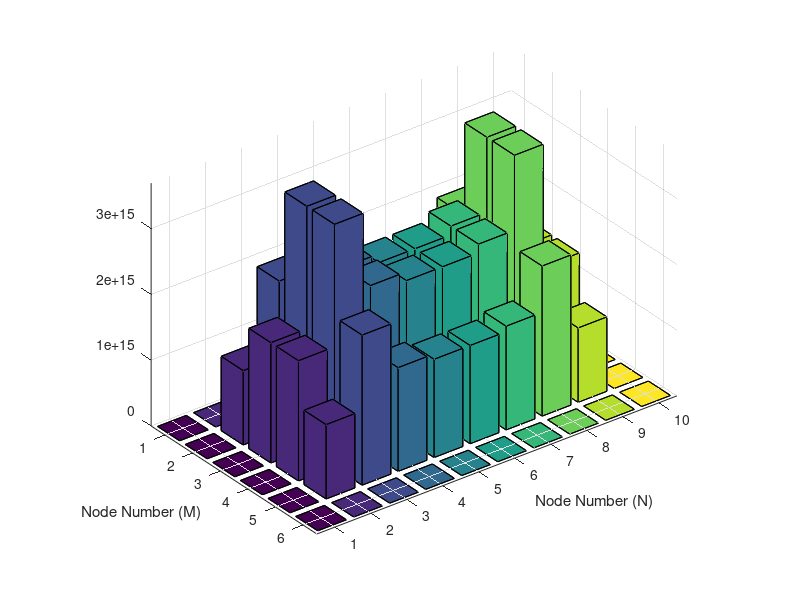

Source code (MATLAB):
%% NE 571: Project 1.
% William Gerding, CJ Oldham, Austin Stanford.
% Due: 2nd Oct., 2017.

% This takes our previous project, and transfers it into a two-group
% problem. We should be able to mostly recycle the code from Project 1, but
% due to the complicated loop used, this code is being written mostly from
% scratch.

clearvars, clc, format compact

%% Section 1: Defining Constants & User Inputs.
% This is where we define the necessary constants, as well as gather the
% user's desired properties such as height and radius. This will mostly be
% recycled from William's Project 1.

global del_r del_z

% ---------------
% Group 1 (Fast)
% ---------------

% In the core.
nusigf_1 = 0.008476;    % /cm
sig_r1 = 0.02619;        % /cm
D1 = 1.2627;            % cm
sigs_12 = 0.0494;
% In the Reflector.
nusigf_1w = 0;
sig_r1w = sigs_12;
D1w = 1.13;

% ---------------
% Group 2 (Thermal)
% ---------------

% In the Core.
nusigf_2 = 0.18514;
siga_2 = 0.1210;
D2 = 0.3543;

% In the Reflector.
nusigf_2w = 0;
D2w = 0.16;
sig_2w = 0.0197;

% ---------------
% User Input

prompt = {'Number of Radial Nodes (N):', 'Number of Axial Nodes (M):', 'Core Radius (cm):', 'Core Height (cm):','Number of Reflector Nodes:'};
title = 'Input';
defans = {'5','6','10','20','2'};
outp = inputdlg(prompt,title,1,defans);
if isempty(outp)
    return
end

% Extracting the User Input.

N = str2double(outp{1});
M = str2double(outp{2});
R = str2double(outp{3});
H = str2double(outp{4});
Ref = str2double(outp{5});

%  Derived Variables.
del_r = R./(N-1);     % cm
del_z = H./(M-1);     % cm

% Assigning the values to ri.
ri = zeros(1,N-1);

for i=1:(N-2)
    ri(i+1) = del_r.*(i);
end

%% Diffusion equation matrices Fast
% List of node distances

for i = 1:N-1
    r = ri(i);
    for j = 1:M-2   
      if i<N-Ref
        if i == 1 && j == 1 %Bottom Left Node
            Af((j-1)*(N-1)+i,(j-1)*(N-1)+i) =  ((D1*del_r*del_z^2)/2 + (D1*del_r^3)/4 + (sig_r1*del_r^3*del_z^2)/8);                    % (i,j)
            Af((j-1)*(N-1)+i,(j-1)*(N-1)+i+1) = (-(D1*del_r*del_z^2)/2);                                                          % (i+1,j)
            Af((j-1)*(N-1)+i,j*(N-1)+i) = (-(D1*del_r^3)/8);                                                                       % (i,j+1)
        elseif i == 1             
            if j == M-2 %Top Left Node
                Af((j-1)*(N-1)+i,(j-1)*(N-1)+i) = ((D1*del_r*del_z^2)/2 + (D1*del_r^3)/4 + (sig_r1*del_r^3*del_z^2)/8);                % (i,j)
                Af((j-1)*(N-1)+i,(j-1)*(N-1)+i+1) = (-(D1*del_r*del_z^2)/2);                                                       % (i+1,j)
                Af((j-1)*(N-1)+i,(j-2)*(N-1)+i) = (-(D1*del_r^3)/8);                                                               % (i,j-1)
            else % Left Most Column
                Af((j-1)*(N-1)+i,(j-1)*(N-1)+i) = ((D1*del_r*del_z^2)/2 + (D1*del_r^3)/4 + (sig_r1*del_r^3*del_z^2)/8);                % (i,j)
                Af((j-1)*(N-1)+i,(j-1)*(N-1)+i+1) = (-(D1*del_r*del_z^2)/2);                                                       % (i+1,j)
                Af((j-1)*(N-1)+i,j*(N-1)+i) = (-(D1*del_r^3)/8);                                                                   % (i,j+1)
                Af((j-1)*(N-1)+i,(j-2)*(N-1)+i) = (-(D1*del_r^3)/8);                                                               % (i,j-1)
            end            
        elseif i ~= 1 && j == 1            
            if i == N-1 %Bottom Right Node
                Af((j-1)*(N-1)+i,(j-1)*(N-1)+i) = ((2*D1*r*del_z^2) + (2*D1*r*del_r^2) + (sig_r1*r*del_r^2*del_z^2));  % (i,j)
                Af((j-1)*(N-1)+i,(j-1)*(N-1)+i-1) = (-D1*(r-(del_r/2))*(del_z^2));                                              % (i-1,j)
                Af((j-1)*(N-1)+i,j*(N-1)+i) = (-D1*r*(del_r^2));                                                              % (i,j+1)
            else %Bottom Row
                Af((j-1)*(N-1)+i,(j-1)*(N-1)+i) = ((2*D1*r*del_z^2) + (2*D1*r*del_r^2) + (sig_r1*r*del_r^2*del_z^2));    % (i,j)
                Af((j-1)*(N-1)+i,(j-1)*(N-1)+i-1) = (-D1*(r-(del_r/2))*(del_z^2));                                              % (i-1,j)
                Af((j-1)*(N-1)+i,j*(N-1)+i) = (-D1*r*(del_r^2));                                                               % (i,j+1)
                Af((j-1)*(N-1)+i,(j-1)*(N-1)+i+1) = (-D1*(r+(del_r/2))*(del_z^2));                                              % (i+1,j)
            end
        elseif i ~= 1 && j == M-2           
            if i == N-1 %Top Right Node
                Af((j-1)*(N-1)+i,(j-1)*(N-1)+i) = ((2*D1*r*del_z^2) + (2*D1*r*del_r^2) + (sig_r1*r*del_r^2*del_z^2));  % (i,j)
                Af((j-1)*(N-1)+i,(j-1)*(N-1)+i-1) = (-D1*(r-(del_r/2))*(del_z^2));                                              % (i-1,j)
                Af((j-1)*(N-1)+i,(j-2)*(N-1)+i) = (-D1*r*(del_r^2));                                                          % (i,j-1)
            else %Top Row
                Af((j-1)*(N-1)+i,(j-1)*(N-1)+i) = ((2*D1*r*del_z^2) + (2*D1*r*del_r^2) + (sig_r1*r*del_r^2*del_z^2));  % (i,j)
                Af((j-1)*(N-1)+i,(j-1)*(N-1)+i-1) = (-D1*(r-(del_r/2))*(del_z^2));                                              % (i-1,j)
                Af((j-1)*(N-1)+i,(j-1)*(N-1)+i+1) = (-D1*(r+(del_r/2))*(del_z^2));                                              % (i+1,j)
                Af((j-1)*(N-1)+i,(j-2)*(N-1)+i) = (-D1*r*(del_r^2));                                                          % (i,j-1)
            end
        elseif j ~= 1 && i == N-1        
            if j == M-2 %Top Right Node. This is a repeat
                Af((j-1)*(N-1)+i,(j-1)*(N-1)+i) = ((2*D1*r*del_z^2) + (2*D1*r*del_r^2) + (sig_r1*r*del_r^2*del_z^2));  % (i,j)
                Af((j-1)*(N-1)+i,(j-1)*(N-1)+i-1) =(-D1*(r-(del_r/2))*(del_z^2));                                              % (i-1,j)
                Af((j-1)*(N-1)+i,(j-2)*(N-1)+i) = (-D1*r*(del_r^2));                                                          % (i,j-1)
            else %Far Right Side nodes
                Af((j-1)*(N-1)+i,(j-1)*(N-1)+i) = ((2*D1*r*del_z^2) + (2*D1*r*del_r^2) + (sig_r1*r*del_r^2*del_z^2));  % (i,j)
                Af((j-1)*(N-1)+i,(j-1)*(N-1)+i-1) = (-D1*(r-(del_r/2))*(del_z^2));                                              % (i-1,j)
                Af((j-1)*(N-1)+i,(j-2)*(N-1)+i) = (-D1*r*(del_r^2));                                                          % (i,j-1)
                Af((j-1)*(N-1)+i,j*(N-1)+i) = (-D1*r*(del_r^2));                                                               % (i,j+1)
            end
        elseif j <= M-2 % all of the interior Nodes
            Af((j-1)*(N-1)+i,(j-1)*(N-1)+i) = ((2*D1*r*del_z^2) + (2*D1*r*del_r^2) + (sig_r1*r*del_r^2*del_z^2));      % (i,j)
            Af((j-1)*(N-1)+i,(j-1)*(N-1)+i-1) = (-D1*(r-(del_r/2))*(del_z^2));                                                  % (i-1,j)
            Af((j-1)*(N-1)+i,(j-1)*(N-1)+i+1) = (-D1*(r+(del_r/2))*(del_z^2));                                                  % (i+1,j)
            Af((j-1)*(N-1)+i,(j-2)*(N-1)+i) = (-D1*r*(del_r^2));                                                              % (i,j-1)
            Af((j-1)*(N-1)+i,j*(N-1)+i) = (-D1*r*(del_r^2));                                                                   % (i,j+1
        else
        end
      else   %% Reflector       
        if i ~= 1 && j == 1            
            if i == N-1 %Bottom Right Node
                Af((j-1)*(N-1)+i,(j-1)*(N-1)+i) = ((2*D1w*r*del_z^2) + (2*D1w*r*del_r^2) + (sig_r1w*r*del_r^2*del_z^2));  % (i,j)
                Af((j-1)*(N-1)+i,(j-1)*(N-1)+i-1) = (-D1w*(r-(del_r/2))*(del_z^2));                                              % (i-1,j)
                Af((j-1)*(N-1)+i,j*(N-1)+i) = (-D1w*r*(del_r^2));                                                              % (i,j+1)
            else %Bottom Row
                Af((j-1)*(N-1)+i,(j-1)*(N-1)+i) = ((2*D1w*r*del_z^2) + (2*D1w*r*del_r^2) + (sig_r1w*r*del_r^2*del_z^2));    % (i,j)
                Af((j-1)*(N-1)+i,(j-1)*(N-1)+i-1) = (-D1w*(r-(del_r/2))*(del_z^2));                                              % (i-1,j)
                Af((j-1)*(N-1)+i,j*(N-1)+i) = (-D1w*r*(del_r^2));                                                               % (i,j+1)
                Af((j-1)*(N-1)+i,(j-1)*(N-1)+i+1) = (-D1w*(r+(del_r/2))*(del_z^2));                                              % (i+1,j)
            end
        elseif i ~= 1 && j == M-2           
            if i == N-1 %Top Right Node
                Af((j-1)*(N-1)+i,(j-1)*(N-1)+i) = ((2*D1w*r*del_z^2) + (2*D1w*r*del_r^2) + (sig_r1w*r*del_r^2*del_z^2));  % (i,j)
                Af((j-1)*(N-1)+i,(j-1)*(N-1)+i-1) = (-D1w*(r-(del_r/2))*(del_z^2));                                              % (i-1,j)
                Af((j-1)*(N-1)+i,(j-2)*(N-1)+i) = (-D1w*r*(del_r^2));                                                          % (i,j-1)
            else %Top Row
                Af((j-1)*(N-1)+i,(j-1)*(N-1)+i) = ((2*D1w*r*del_z^2) + (2*D1w*r*del_r^2) + (sig_r1w*r*del_r^2*del_z^2));  % (i,j)
                Af((j-1)*(N-1)+i,(j-1)*(N-1)+i-1) = (-D1w*(r-(del_r/2))*(del_z^2));                                              % (i-1,j)
                Af((j-1)*(N-1)+i,(j-1)*(N-1)+i+1) = (-D1w*(r+(del_r/2))*(del_z^2));                                              % (i+1,j)
                Af((j-1)*(N-1)+i,(j-2)*(N-1)+i) = (-D1w*r*(del_r^2));                                                          % (i,j-1)
            end
        elseif j ~= 1 && i == N-1        
            if j == M-2 %Top Right Node. This is a repeat
                Af((j-1)*(N-1)+i,(j-1)*(N-1)+i) = ((2*D1w*r*del_z^2) + (2*D1w*r*del_r^2) + (sig_r1w*r*del_r^2*del_z^2));  % (i,j)
                Af((j-1)*(N-1)+i,(j-1)*(N-1)+i-1) =(-D1w*(r-(del_r/2))*(del_z^2));                                              % (i-1,j)
                Af((j-1)*(N-1)+i,(j-2)*(N-1)+i) = (-D1w*r*(del_r^2));                                                          % (i,j-1)
            else %Far Right Side nodes
                Af((j-1)*(N-1)+i,(j-1)*(N-1)+i) = ((2*D1w*r*del_z^2) + (2*D1w*r*del_r^2) + (sig_r1w*r*del_r^2*del_z^2));  % (i,j)
                Af((j-1)*(N-1)+i,(j-1)*(N-1)+i-1) = (-D1w*(r-(del_r/2))*(del_z^2));                                              % (i-1,j)
                Af((j-1)*(N-1)+i,(j-2)*(N-1)+i) = (-D1w*r*(del_r^2));                                                          % (i,j-1)
                Af((j-1)*(N-1)+i,j*(N-1)+i) = (-D1w*r*(del_r^2));                                                               % (i,j+1)
            end
        elseif j <= M-2 % all of the interior Nodes
            Af((j-1)*(N-1)+i,(j-1)*(N-1)+i) = ((2*D1w*r*del_z^2) + (2*D1w*r*del_r^2) + (sig_r1w*r*del_r^2*del_z^2));      % (i,j)
            Af((j-1)*(N-1)+i,(j-1)*(N-1)+i-1) = (-D1w*(r-(del_r/2))*(del_z^2));                                                  % (i-1,j)
            Af((j-1)*(N-1)+i,(j-1)*(N-1)+i+1) = (-D1w*(r+(del_r/2))*(del_z^2));                                                  % (i+1,j)
            Af((j-1)*(N-1)+i,(j-2)*(N-1)+i) = (-D1w*r*(del_r^2));                                                              % (i,j-1)
            Af((j-1)*(N-1)+i,j*(N-1)+i) = (-D1w*r*(del_r^2)); 
          end
      end
    end    
end


%% Diffusion equation matrices Thermal
% List of node distances

for i = 1:N-1
    r = ri(i);
    for j = 1:M-2
      if i<N-Ref
        if i == 1 && j == 1 %Bottom Left Node
            At((j-1)*(N-1)+i,(j-1)*(N-1)+i) =  ((D2*del_r*del_z^2)/2 + (D2*del_r^3)/4 + (siga_2*del_r^3*del_z^2)/8);                    % (i,j)
            At((j-1)*(N-1)+i,(j-1)*(N-1)+i+1) = (-(D2*del_r*del_z^2)/2);                                                          % (i+1,j)
            At((j-1)*(N-1)+i,j*(N-1)+i) = (-(D2*del_r^3)/8);                                                                       % (i,j+1)
        elseif i == 1             
            if j == M-2 %Top Left Node
                At((j-1)*(N-1)+i,(j-1)*(N-1)+i) = ((D2*del_r*del_z^2)/2 + (D2*del_r^3)/4 + (siga_2*del_r^3*del_z^2)/8);                % (i,j)
                At((j-1)*(N-1)+i,(j-1)*(N-1)+i+1) = (-(D2*del_r*del_z^2)/2);                                                       % (i+1,j)
                At((j-1)*(N-1)+i,(j-2)*(N-1)+i) = (-(D2*del_r^3)/8);                                                               % (i,j-1)
            else % Left Most Column
                At((j-1)*(N-1)+i,(j-1)*(N-1)+i) = ((D2*del_r*del_z^2)/2 + (D2*del_r^3)/4 + (siga_2*del_r^3*del_z^2)/8);                % (i,j)
                At((j-1)*(N-1)+i,(j-1)*(N-1)+i+1) = (-(D2*del_r*del_z^2)/2);                                                       % (i+1,j)
                At((j-1)*(N-1)+i,j*(N-1)+i) = (-(D2*del_r^3)/8);                                                                   % (i,j+1)
                At((j-1)*(N-1)+i,(j-2)*(N-1)+i) = (-(D2*del_r^3)/8);                                                               % (i,j-1)
            end            
        elseif i ~= 1 && j == 1            
            if i == N-1 %Bottom Right Node
                At((j-1)*(N-1)+i,(j-1)*(N-1)+i) = ((2*D2*r*del_z^2) + (2*D2*r*del_r^2) + (siga_2*r*del_r^2*del_z^2));  % (i,j)
                At((j-1)*(N-1)+i,(j-1)*(N-1)+i-1) = (-D2*(r-(del_r/2))*(del_z^2));                                              % (i-1,j)
                At((j-1)*(N-1)+i,j*(N-1)+i) = (-D2*r*(del_r^2));                                                              % (i,j+1)
            else %Bottom Row
                At((j-1)*(N-1)+i,(j-1)*(N-1)+i) = ((2*D2*r*del_z^2) + (2*D2*r*del_r^2) + (siga_2*r*del_r^2*del_z^2));    % (i,j)
                At((j-1)*(N-1)+i,(j-1)*(N-1)+i-1) = (-D2*(r-(del_r/2))*(del_z^2));                                              % (i-1,j)
                At((j-1)*(N-1)+i,j*(N-1)+i) = (-D2*r*(del_r^2));                                                               % (i,j+1)
                At((j-1)*(N-1)+i,(j-1)*(N-1)+i+1) = (-D2*(r+(del_r/2))*(del_z^2));                                              % (i+1,j)
            end
        elseif i ~= 1 && j == M-2            
            if i == N-1 %Top Right Node
                At((j-1)*(N-1)+i,(j-1)*(N-1)+i) = ((2*D2*r*del_z^2) + (2*D2*r*del_r^2) + (siga_2*r*del_r^2*del_z^2));  % (i,j)
                At((j-1)*(N-1)+i,(j-1)*(N-1)+i-1) = (-D2*(r-(del_r/2))*(del_z^2));                                              % (i-1,j)
                At((j-1)*(N-1)+i,(j-2)*(N-1)+i) = (-D2*r*(del_r^2));                                                          % (i,j-1)
            else %Top Row
                At((j-1)*(N-1)+i,(j-1)*(N-1)+i) = ((2*D2*r*del_z^2) + (2*D2*r*del_r^2) + (siga_2*r*del_r^2*del_z^2));  % (i,j)
                At((j-1)*(N-1)+i,(j-1)*(N-1)+i-1) = (-D2*(r-(del_r/2))*(del_z^2));                                              % (i-1,j)
                At((j-1)*(N-1)+i,(j-1)*(N-1)+i+1) = (-D2*(r+(del_r/2))*(del_z^2));                                              % (i+1,j)
                At((j-1)*(N-1)+i,(j-2)*(N-1)+i) = (-D2*r*(del_r^2));                                                          % (i,j-1)
            end
        elseif j ~= 1 && i == N-1        
            if j == M-2 %Top Right Node. This is a repeat
                At((j-1)*(N-1)+i,(j-1)*(N-1)+i) = ((2*D2*r*del_z^2) + (2*D2*r*del_r^2) + (siga_2*r*del_r^2*del_z^2));  % (i,j)
                At((j-1)*(N-1)+i,(j-1)*(N-1)+i-1) =(-D2*(r-(del_r/2))*(del_z^2));                                              % (i-1,j)
                At((j-1)*(N-1)+i,(j-2)*(N-1)+i) = (-D2*r*(del_r^2));                                                          % (i,j-1)
            else %Far Right Side nodes
                At((j-1)*(N-1)+i,(j-1)*(N-1)+i) = ((2*D2*r*del_z^2) + (2*D2*r*del_r^2) + (siga_2*r*del_r^2*del_z^2));  % (i,j)
                At((j-1)*(N-1)+i,(j-1)*(N-1)+i-1) = (-D2*(r-(del_r/2))*(del_z^2));                                              % (i-1,j)
                At((j-1)*(N-1)+i,(j-2)*(N-1)+i) = (-D2*r*(del_r^2));                                                          % (i,j-1)
                At((j-1)*(N-1)+i,j*(N-1)+i) = (-D2*r*(del_r^2));                                                               % (i,j+1)
            end
        elseif j <= M-2 % all of the interior Nodes
            At((j-1)*(N-1)+i,(j-1)*(N-1)+i) = ((2*D2*r*del_z^2) + (2*D2*r*del_r^2) + (siga_2*r*del_r^2*del_z^2));      % (i,j)
            At((j-1)*(N-1)+i,(j-1)*(N-1)+i-1) = (-D2*(r-(del_r/2))*(del_z^2));                                                  % (i-1,j)
            At((j-1)*(N-1)+i,(j-1)*(N-1)+i+1) = (-D2*(r+(del_r/2))*(del_z^2));                                                  % (i+1,j)
            At((j-1)*(N-1)+i,(j-2)*(N-1)+i) = (-D2*r*(del_r^2));                                                              % (i,j-1)
            At((j-1)*(N-1)+i,j*(N-1)+i) = (-D2*r*(del_r^2));                                                                   % (i,j+1)
        else
        end
    else   %% Reflector       
        if i ~= 1 && j == 1            
            if i == N-1 %Bottom Right Node
                At((j-1)*(N-1)+i,(j-1)*(N-1)+i) = ((2*D2w*r*del_z^2) + (2*D2w*r*del_r^2) + (sig_2w*r*del_r^2*del_z^2));  % (i,j)
                At((j-1)*(N-1)+i,(j-1)*(N-1)+i-1) = (-D2w*(r-(del_r/2))*(del_z^2));                                              % (i-1,j)
                At((j-1)*(N-1)+i,j*(N-1)+i) = (-D2w*r*(del_r^2));                                                              % (i,j+1)
            else %Bottom Row
                At((j-1)*(N-1)+i,(j-1)*(N-1)+i) = ((2*D2w*r*del_z^2) + (2*D2w*r*del_r^2) + (sig_2w*r*del_r^2*del_z^2));    % (i,j)
                At((j-1)*(N-1)+i,(j-1)*(N-1)+i-1) = (-D2w*(r-(del_r/2))*(del_z^2));                                              % (i-1,j)
                At((j-1)*(N-1)+i,j*(N-1)+i) = (-D2w*r*(del_r^2));                                                               % (i,j+1)
                At((j-1)*(N-1)+i,(j-1)*(N-1)+i+1) = (-D2w*(r+(del_r/2))*(del_z^2));                                              % (i+1,j)
            end
        elseif i ~= 1 && j == M-2           
            if i == N-1 %Top Right Node
                At((j-1)*(N-1)+i,(j-1)*(N-1)+i) = ((2*D2w*r*del_z^2) + (2*D2w*r*del_r^2) + (sig_2w*r*del_r^2*del_z^2));  % (i,j)
                At((j-1)*(N-1)+i,(j-1)*(N-1)+i-1) = (-D2w*(r-(del_r/2))*(del_z^2));                                              % (i-1,j)
                At((j-1)*(N-1)+i,(j-2)*(N-1)+i) = (-D2w*r*(del_r^2));                                                          % (i,j-1)
            else %Top Row
                At((j-1)*(N-1)+i,(j-1)*(N-1)+i) = ((2*D2w*r*del_z^2) + (2*D2w*r*del_r^2) + (sig_2w*r*del_r^2*del_z^2));  % (i,j)
                At((j-1)*(N-1)+i,(j-1)*(N-1)+i-1) = (-D2w*(r-(del_r/2))*(del_z^2));                                              % (i-1,j)
                At((j-1)*(N-1)+i,(j-1)*(N-1)+i+1) = (-D2w*(r+(del_r/2))*(del_z^2));                                              % (i+1,j)
                At((j-1)*(N-1)+i,(j-2)*(N-1)+i) = (-D2w*r*(del_r^2));                                                          % (i,j-1)
            end
        elseif j ~= 1 && i == N-1        
            if j == M-2 %Top Right Node. This is a repeat
                At((j-1)*(N-1)+i,(j-1)*(N-1)+i) = ((2*D2w*r*del_z^2) + (2*D2w*r*del_r^2) + (sig_2w*r*del_r^2*del_z^2));  % (i,j)
                At((j-1)*(N-1)+i,(j-1)*(N-1)+i-1) =(-D2w*(r-(del_r/2))*(del_z^2));                                              % (i-1,j)
                At((j-1)*(N-1)+i,(j-2)*(N-1)+i) = (-D2w*r*(del_r^2));                                                          % (i,j-1)
            else %Far Right Side nodes
                At((j-1)*(N-1)+i,(j-1)*(N-1)+i) = ((2*D2w*r*del_z^2) + (2*D2w*r*del_r^2) + (sig_2w*r*del_r^2*del_z^2));  % (i,j)
                At((j-1)*(N-1)+i,(j-1)*(N-1)+i-1) = (-D2w*(r-(del_r/2))*(del_z^2));                                              % (i-1,j)
                At((j-1)*(N-1)+i,(j-2)*(N-1)+i) = (-D2w*r*(del_r^2));                                                          % (i,j-1)
                At((j-1)*(N-1)+i,j*(N-1)+i) = (-D2w*r*(del_r^2));                                                               % (i,j+1)
            end
        elseif j <= M-2 % all of the interior Nodes
            At((j-1)*(N-1)+i,(j-1)*(N-1)+i) = ((2*D2w*r*del_z^2) + (2*D2w*r*del_r^2) + (sig_2w*r*del_r^2*del_z^2));      % (i,j)
            At((j-1)*(N-1)+i,(j-1)*(N-1)+i-1) = (-D2w*(r-(del_r/2))*(del_z^2));                                                  % (i-1,j)
            At((j-1)*(N-1)+i,(j-1)*(N-1)+i+1) = (-D2w*(r+(del_r/2))*(del_z^2));                                                  % (i+1,j)
            At((j-1)*(N-1)+i,(j-2)*(N-1)+i) = (-D2w*r*(del_r^2));                                                              % (i,j-1)
            At((j-1)*(N-1)+i,j*(N-1)+i) = (-D2w*r*(del_r^2)); 
        end
    end   
    end
end

%% B Matrices

Bf = zeros(N,M);

for i = 1:N-1;
     r = ri(i);
    for j = 1:M-2;
        if i == 1 %Centerline B
            Bf((j-1)*(N-1)+i,(j-1)*(N-1)+i) = ((nusigf_1.*(del_r.^3).*(del_z.^2))./8);
        elseif i<N-Ref; %Every Other B
            Bf((j-1)*(N-1)+i,(j-1)*(N-1)+i) = (nusigf_1.*r.*(del_r.^2).*(del_z.^2));
        else
            Bf((j-1)*(N-1)+i,(j-1)*(N-1)+i) = 0;
        end
    end
end

Bt1 = zeros(N,M);

for i = 1:N-1;
     r = ri(i);
    for j = 1:M-2;
        if i == 1 %Centerline B
            Bt1((j-1)*(N-1)+i,(j-1)*(N-1)+i) = ((nusigf_2.*(del_r.^3).*(del_z.^2))./8);
        elseif i<N-Ref; %Every Other B
            Bt1((j-1)*(N-1)+i,(j-1)*(N-1)+i) = (nusigf_2.*r.*(del_r.^2).*(del_z.^2));
        else
            Bt1((j-1)*(N-1)+i,(j-1)*(N-1)+i) = 0;
        end
    end
end

Bt2 = zeros(N,M);

for i = 1:N-1;
     r = ri(i);
    for j = 1:M-2;
        if i == 1 %Centerline B
            Bt2((j-1)*(N-1)+i,(j-1)*(N-1)+i) = (sig_r1*del_r^3*del_z^2)/8;
        elseif i<N-Ref; %Every Other B
            Bt2((j-1)*(N-1)+i,(j-1)*(N-1)+i) = (sig_r1.*r.*(del_r.^2).*(del_z.^2));
        else
            Bt2((j-1)*(N-1)+i,(j-1)*(N-1)+i) = (sigs_12.*r.*(del_r.^2).*(del_z.^2));
        end
    end
end

%% Solving for flux iteratively
% Initial guess for flux, k-eff, and source
% Define initial flux guess
fluxf = ones((N-1)*(M-2),1);
fluxt = ones((N-1)*(M-2),1);

% Define initial k and source guess
k = 1;
Sf = (1/k)*(Bt1*fluxf);
St = (Bf*fluxt);

% Iterate to find flux, k, and S
fluxdiff = 1.0;

while (fluxdiff > 0.0001)
    oldfluxf = fluxf;
    oldfluxt = fluxt;
    oldk = k;
    oldSf = Sf;
    oldSt = St;
    
    fluxf = Af\(oldSf*(1/oldk));
    fluxt = At\oldSt;
    Sf = (Bf*fluxf+Bt1*fluxt);
    St = (Bt2*fluxf);
    k = oldk*(sum(Sf)/sum(oldSf));
    
    fluxdiff = 0.0;
    
    for i = 1:(N-1)*(M-2)
        fluxdiff = fluxdiff + (fluxf(i)-oldfluxf(i)).^2;
    end
    
    fluxdiff = sqrt(fluxdiff);
    
end

% % Normalize flux to 3000MW
MW3000=(1.809e10)/(3.24*10e-11*(0.07537+0.003320)*(pi*R^2*H));
fluxcomb=fluxf+fluxt;
totc=sum(fluxcomb);
tot = sum(fluxf);
fluxf = (fluxf/totc)*MW3000;
tott = sum(fluxt);
fluxt = (fluxt/totc)*MW3000;

% Initalize Matrix for Graphing
Graph1 = zeros(N+1,M-1);
Graph2 = zeros(N+1,M-1);

for i = 1:length(fluxt)
    if mod(i,(N-1)) == 0
        Graph1(ceil(i/(N-1))+1,(N-1)) = fluxt(i);
    else
        Graph1(ceil(i/(N-1))+1,mod(i,N-1)) = fluxt(i);
    end
end

Graph2 = fliplr(Graph1);
Graph = horzcat(Graph2,Graph1);

% Plotting
bar3(Graph)
xlabel('Node Number (N)')
ylabel('Node Number (M)')
k